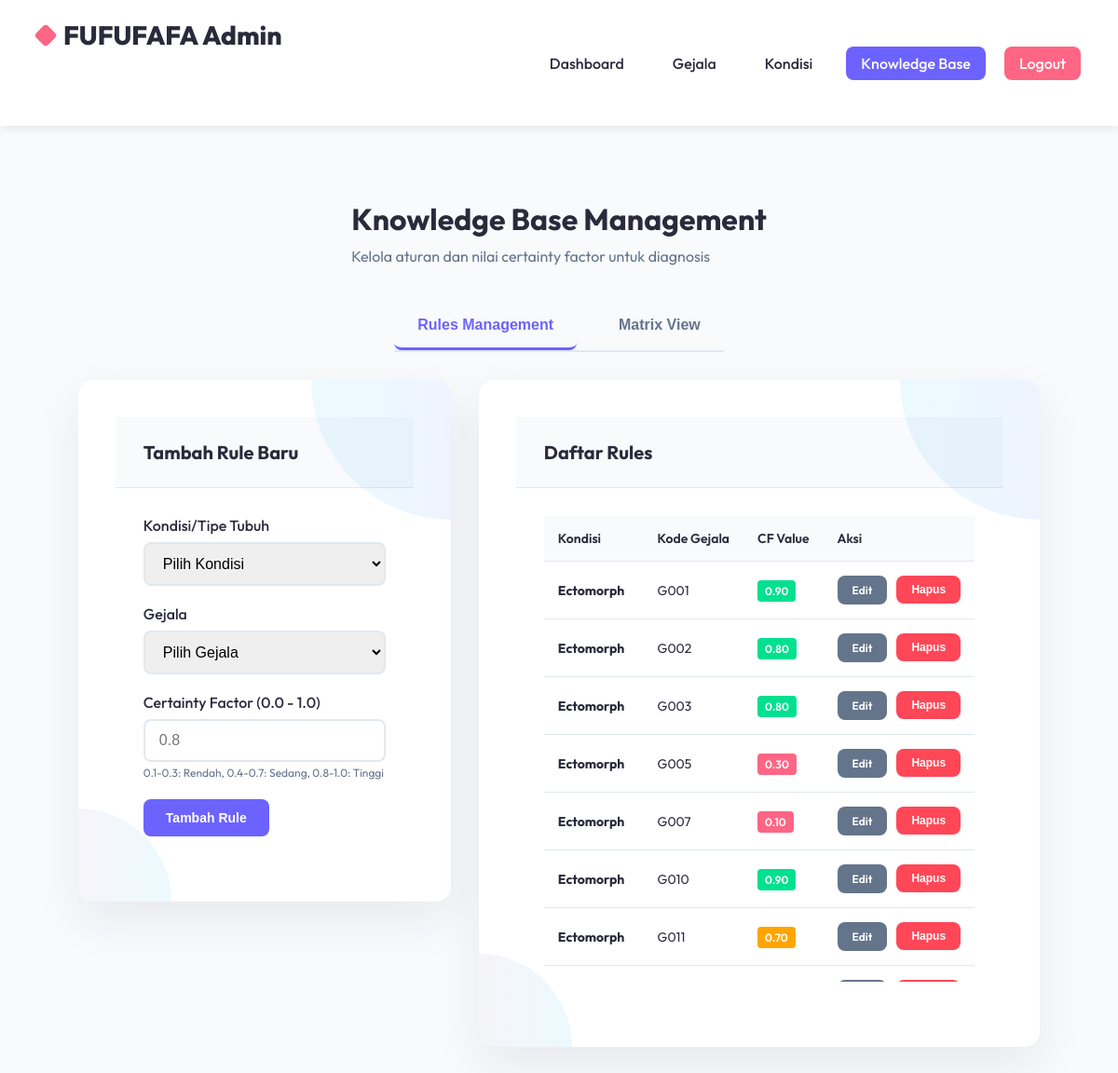
The app's page /admin_knowledge.php (signed in) with its own data.
### tables this page shows
CREATE TABLE `know_base` (
  `id` int NOT NULL,
  `id_gejala` int NOT NULL,
  `id_kondisi` int NOT NULL,
  `value_cf` decimal(3,2) NOT NULL
);

CREATE TABLE `kondisi` (
  `id_kondisi_tubuh` int NOT NULL,
  `kode_kondisi` varchar(100) NOT NULL,
  `kondisi` varchar(100) NOT NULL,
  `deskripsi` text NOT NULL
);

CREATE TABLE `gejala` (
  `id_gejala` int NOT NULL,
  `kode_gejala` varchar(10) NOT NULL,
  `nama_gejala` text NOT NULL
);

### koneksi.php (called while the page is built, shortened)
<?php
$host     = "localhost";
$user     = "root";
$password = "";
$database = "expertsys";
$conn = mysqli_connect($host, $user, $password, $database);
mysqli_set_charset($conn, "utf8mb4");
function safe_query($query) {
    global $conn;
    $result = mysqli_query($conn, $query);
    return $result;
}
?>

### admin_knowledge.php (the view, shortened to what this page needs)
<?php
include 'koneksi.php';
$knowledge_query = "SELECT kb.id, kb.id_kondisi, kb.id_gejala, kb.value_cf,
                           k.kondisi, g.kode_gejala, g.nama_gejala
                    FROM know_base kb
                    JOIN kondisi k ON kb.id_kondisi = k.id_kondisi_tubuh
                    JOIN gejala g ON kb.id_gejala = g.id_gejala
                    ORDER BY k.kondisi, g.kode_gejala";
$knowledge_result = safe_query($knowledge_query);
$edit_data = null;
?>
<!DOCTYPE html>
<html lang="id">
<head>
  <link rel="stylesheet" href="style.css">
</head>
<body class="column-container">
  <nav class="navbar">
    <div class="logo">FUFUFAFA Admin</div>
    <div class="nav-links">
      <a href="admin_dashboard.php">Dashboard</a>
      <a href="admin_gejala.php">Gejala</a>
      <a href="admin_kondisi.php">Kondisi</a>
      <a href="admin_knowledge.php" class="active">Knowledge Base</a>
      <a href="?logout=1" class="logout-btn">Logout</a>
    </div>
  </nav>
  <div class="main-content knowledge">
    <div class="page-header">
      <h1 class="page-title">Knowledge Base Management</h1>
      <p class="page-subtitle">Kelola aturan dan nilai certainty factor untuk diagnosis</p>
    </div>
    <div class="tabs">
      <button class="tab active" onclick="showTab('rules')">Rules Management</button>
      <button class="tab" onclick="showTab('matrix')">Matrix View</button>
    </div>
    <div id="rules" class="tab-content active">
      <div class="form-grid admin">
        <div class="card admin">
          <div class="card-header">
            <h3 class="card-title admin"><?= $edit_data ? 'Edit Rule' : 'Tambah Rule Baru' ?></h3>
          </div>
          <div class="card-content">
            <form method="POST">
              <div class="form-group">
                <label for="id_kondisi">Kondisi/Tipe Tubuh</label>
                <select id="id_kondisi" name="id_kondisi" required>
                  <option value="">Pilih Kondisi</option>
                </select>
              </div>
              <div class="form-group">
                <label for="id_gejala">Gejala</label>
                <select id="id_gejala" name="id_gejala" required>
                  <option value="">Pilih Gejala</option>
                </select>
              </div>
              <div class="form-group">
                <label for="value_cf">Certainty Factor (0.0 - 1.0)</label>
                <input type="number" id="value_cf" name="value_cf" step="0.1" min="0.0" max="1.0"
                       value="<?= $edit_data ? $edit_data['value_cf'] : '' ?>"
                       placeholder="0.8" required>
                <small style="color: #64748B; font-size: 12px;">
                  0.1-0.3: Rendah, 0.4-0.7: Sedang, 0.8-1.0: Tinggi
                </small>
              </div>
              <div style="display: flex; gap: 10px;">
                <button type="submit" class="btn btn-primary">
                  <?= $edit_data ? 'Update Rule' : 'Tambah Rule' ?>
                </button>
              </div>
            </form>
          </div>
        </div>
        <div class="card admin">
          <div class="card-header">
            <h3 class="card-title admin">Daftar Rules</h3>
          </div>
          <div class="card-content">
            <div class="table-container">
              <table>
                <thead>
                  <tr>
                    <th>Kondisi</th>
                    <th>Kode Gejala</th>
                    <th>CF Value</th>
                    <th>Aksi</th>
                  </tr>
                </thead>
                <tbody>
                  <?php
                  mysqli_data_seek($knowledge_result, 0);
                  while ($row = mysqli_fetch_assoc($knowledge_result)):
                    $cf_class = $row['value_cf'] >= 0.8 ? 'cf-high' : ($row['value_cf'] >= 0.4 ? 'cf-medium' : 'cf-low');
                  ?>
                  <tr>
                    <td><strong><?= htmlspecialchars($row['kondisi']) ?></strong></td>
                    <td><?= htmlspecialchars($row['kode_gejala']) ?></td>
                    <td>
                      <span class="cf-value <?= $cf_class ?>"><?= $row['value_cf'] ?></span>
                    </td>
                    <td>
                      <div class="actions">
                        <a href="admin_knowledge.php?edit=<?= $row['id'] ?>" class="btn btn-secondary btn-sm">Edit</a>
                        <form method="POST" style="display: inline;" onsubmit="return confirm('Yakin ingin menghapus rule ini?')">
                          <button type="submit" class="btn btn-danger btn-sm">Hapus</button>
                        </form>
                      </div>
                    </td>
                  </tr>
                  <?php endwhile; ?>
                </tbody>
              </table>
            </div>
          </div>
        </div>
      </div>
    </div>
  </div>
</body>
</html>

### records on screen
know_base: id_kondisi.kondisi "Ectomorph", id_gejala.kode_gejala "G001", value_cf "0.90"
know_base: id_kondisi.kondisi "Ectomorph", id_gejala.kode_gejala "G002", value_cf "0.80"
know_base: id_kondisi.kondisi "Ectomorph", id_gejala.kode_gejala "G003", value_cf "0.80"
know_base: id_kondisi.kondisi "Ectomorph", id_gejala.kode_gejala "G005", value_cf "0.30"
know_base: id_kondisi.kondisi "Ectomorph", id_gejala.kode_gejala "G007", value_cf "0.10"
know_base: id_kondisi.kondisi "Ectomorph", id_gejala.kode_gejala "G010", value_cf "0.90"
know_base: id_kondisi.kondisi "Ectomorph", id_gejala.kode_gejala "G011", value_cf "0.70"
